Frame 1 (no input): blank canvas, image omitted
Frame 60 (no input): blank canvas, image omitted
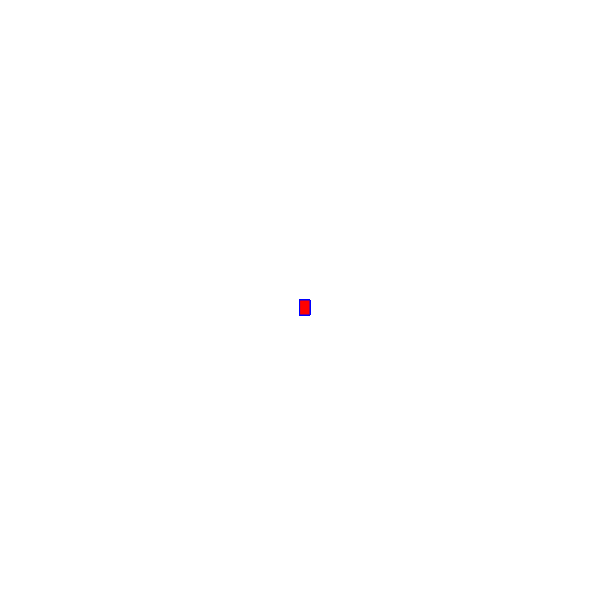
Frame 120 (the mouse pressed at the canvas centre since frame 60)

The p5.js sketch whose frames 1 and 60 were blank and that drew this single picture after the mouse press (run headless with seeded random() and noise() and a simulated clock; from frame 60 on, the mouse is pressed at the canvas centre):

// p5.js sketch
// ── sketch.js
function setup() {
    createCanvas(600, 600);
    background("white");
  }
  
  function draw() {
  
    stroke("blue");
    fill("red");
  
    // console.log(mouseIsPressed);
  
    if (mouseIsPressed) {
      rect(mouseX, mouseY, 10, 15);
    }
  }
  
